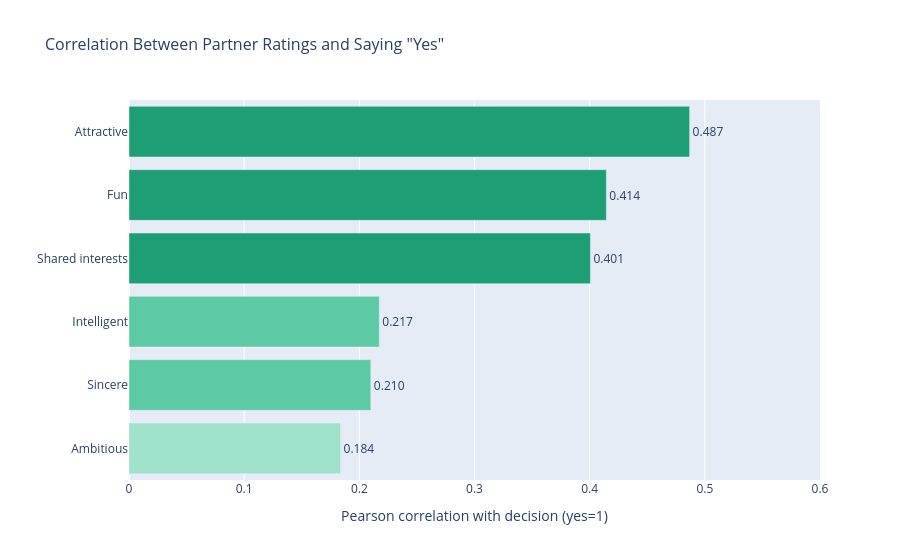

The notebook cell this image was saved under:
### Markdown cell above
### 3.2 Correlation of Ratings with Personal Decision

### Code cell
corr = df[attrs + ['dec']].corr()['dec'].drop('dec').reset_index()
corr.columns = ['Attribute', 'Correlation']
corr['Attribute'] = attr_labels

corr = corr.sort_values('Correlation', ascending=True)

corr['color'] = corr['Correlation'].apply(lambda x: '#1D9E75' if x >= 0.4 else '#5DCAA5' if x >= 0.2 else '#9FE1CB')

fig = px.bar(
    corr, x='Correlation', y='Attribute', orientation='h',
    title='Correlation Between Partner Ratings and Saying "Yes"',
    text=corr['Correlation'].apply(lambda x: f'{x:.3f}')
)
fig.update_traces(
    marker_color=corr['color'].values,
    textposition='outside'
)
fig.update_layout(
    xaxis_title='Pearson correlation with decision (yes=1)',
    yaxis_title='',
    xaxis_range=[0, 0.6],
    title_font_size=16
)
fig.show()

### Figure 1 — Plotly figure (JSON) as saved in the notebook; plotly's stock layout.template omitted (floating-point values rounded to 4 significant figures)
{"data": [{"hovertemplate": "Correlation=%{x}<br>Attribute=%{y}<br>text=%{text}<extra></extra>", "legendgroup": "", "marker": {"color": ["#9FE1CB", "#5DCAA5", "#5DCAA5", "#1D9E75", "#1D9E75", "#1D9E75"], "pattern": {"shape": ""}}, "name": "", "orientation": "h", "showlegend": false, "text": ["0.184", "0.210", "0.217", "0.401", "0.414", "0.487"], "textposition": "outside", "type": "bar", "x": [0.1837, 0.21, 0.2173, 0.4006, 0.4145, 0.4868], "xaxis": "x", "y": ["Ambitious", "Sincere", "Intelligent", "Shared interests", "Fun", "Attractive"], "yaxis": "y"}], "layout": {"barmode": "relative", "legend": {"tracegroupgap": 0}, "title": {"font": {"size": 16}, "text": "Correlation Between Partner Ratings and Saying \"Yes\""}, "xaxis": {"anchor": "y", "domain": [0, 1], "range": [0, 0.6], "title": {"text": "Pearson correlation with decision (yes=1)"}}, "yaxis": {"anchor": "x", "domain": [0, 1], "title": {"text": ""}}}}
